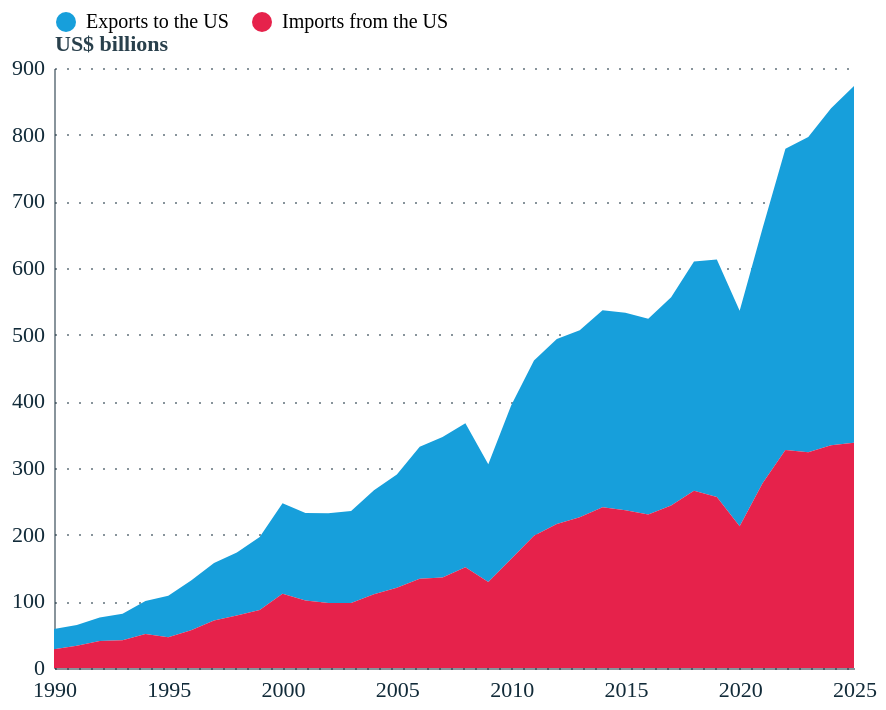

Source (Vega-Lite JSON):
### Vega-Lite specification from a JSON file in a GitHub repository (floating-point values rounded to 4 significant figures)
{"config": {"font": "Circular Std", "mark": {"line": {"interpolate": "linear"}}, "view": {"stroke": "transparent", "width": 400, "height": 300}, "range": {"category": ["#179fdb", "#e6224b", "#f4c245", "#122b39", "#eb5c2e", "#36b7b4"], "diverging": ["#E6224B", "#E54753", "#C9C9C9", "#179FDB", "#122B39"], "heatmap": ["#C9C9C9", "#179FDB", "#0063AF", "#122B39"], "ordinal": ["#00A767", "#36B7B4", "#179FDB", "#0063AF", "#243B5A"]}, "axisX": {"labelColor": "#122b39", "tickColor": "#122b39", "domainColor": "#122b39", "domainOpacity": 0.5, "gridOpacity": 0, "labelAngle": 0, "labelAlign": "center", "labelFontSize": 11, "labelPadding": 5, "tickCount": 10, "tickSize": 0, "title": ""}, "axisY": {"labelColor": "#122b39", "tickColor": "#122b39", "domainColor": "#122b39", "gridColor": "#122b39", "gridDash": [1, 5], "gridOpacity": 0.5, "labelPadding": 5, "labelFontSize": 11, "domainOpacity": 0.5, "tickSize": 0, "title": null, "titleAlign": "left", "titleAngle": 0, "titleBaseline": "bottom", "titleColor": "#122b39", "titleOpacity": 0.9, "titleX": 0, "titleY": -7}}, "data": {"name": "data-109acbc832b9fdd0bde49388858b55d5"}, "mark": {"type": "area"}, "encoding": {"color": {"field": "Series", "legend": {"orient": "top", "title": null}, "scale": {"domain": ["Exports to the US", "Imports from the US"], "range": ["#179fdb", "#e6224b"]}, "type": "nominal"}, "order": {"field": "Series", "sort": "descending", "type": "nominal"}, "x": {"axis": {}, "field": "Date", "type": "temporal"}, "y": {"axis": {"format": ".0f", "title": "US$ billions"}, "field": "Value", "stack": true, "type": "quantitative"}}, "$schema": "https://vega.github.io/schema/vega-lite/v6.1.0.json", "datasets": {"data-109acbc832b9fdd0bde49388858b55d5": [{"year": 1990, "Series": "Exports to the US", "Value": 30.16, "Date": "1990-01-01T00:00:00"}, {"year": 1991, "Series": "Exports to the US", "Value": 31.13, "Date": "1991-01-01T00:00:00"}, {"year": 1992, "Series": "Exports to the US", "Value": 35.21, "Date": "1992-01-01T00:00:00"}, {"year": 1993, "Series": "Exports to the US", "Value": 39.92, "Date": "1993-01-01T00:00:00"}, {"year": 1994, "Series": "Exports to the US", "Value": 49.49, "Date": "1994-01-01T00:00:00"}, {"year": 1995, "Series": "Exports to the US", "Value": 62.1, "Date": "1995-01-01T00:00:00"}, {"year": 1996, "Series": "Exports to the US", "Value": 74.3, "Date": "1996-01-01T00:00:00"}, {"year": 1997, "Series": "Exports to the US", "Value": 85.94, "Date": "1997-01-01T00:00:00"}, {"year": 1998, "Series": "Exports to the US", "Value": 94.63, "Date": "1998-01-01T00:00:00"}, {"year": 1999, "Series": "Exports to the US", "Value": 109.7, "Date": "1999-01-01T00:00:00"}, {"year": 2000, "Series": "Exports to the US", "Value": 135.9, "Date": "2000-01-01T00:00:00"}, {"year": 2001, "Series": "Exports to the US", "Value": 131.3, "Date": "2001-01-01T00:00:00"}, {"year": 2002, "Series": "Exports to the US", "Value": 134.6, "Date": "2002-01-01T00:00:00"}, {"year": 2003, "Series": "Exports to the US", "Value": 138.1, "Date": "2003-01-01T00:00:00"}, {"year": 2004, "Series": "Exports to the US", "Value": 155.9, "Date": "2004-01-01T00:00:00"}, {"year": 2005, "Series": "Exports to the US", "Value": 170.1, "Date": "2005-01-01T00:00:00"}, {"year": 2006, "Series": "Exports to the US", "Value": 198.3, "Date": "2006-01-01T00:00:00"}, {"year": 2007, "Series": "Exports to the US", "Value": 210.7, "Date": "2007-01-01T00:00:00"}, {"year": 2008, "Series": "Exports to the US", "Value": 215.9, "Date": "2008-01-01T00:00:00"}, {"year": 2009, "Series": "Exports to the US", "Value": 176.7, "Date": "2009-01-01T00:00:00"}, {"year": 2010, "Series": "Exports to the US", "Value": 230.0, "Date": "2010-01-01T00:00:00"}, {"year": 2011, "Series": "Exports to the US", "Value": 262.9, "Date": "2011-01-01T00:00:00"}, {"year": 2012, "Series": "Exports to the US", "Value": 277.6, "Date": "2012-01-01T00:00:00"}, {"year": 2013, "Series": "Exports to the US", "Value": 280.6, "Date": "2013-01-01T00:00:00"}, {"year": 2014, "Series": "Exports to the US", "Value": 295.7, "Date": "2014-01-01T00:00:00"}, {"year": 2015, "Series": "Exports to the US", "Value": 296.4, "Date": "2015-01-01T00:00:00"}, {"year": 2016, "Series": "Exports to the US", "Value": 293.5, "Date": "2016-01-01T00:00:00"}, {"year": 2017, "Series": "Exports to the US", "Value": 312.7, "Date": "2017-01-01T00:00:00"}, {"year": 2018, "Series": "Exports to the US", "Value": 343.7, "Date": "2018-01-01T00:00:00"}, {"year": 2019, "Series": "Exports to the US", "Value": 356.1, "Date": "2019-01-01T00:00:00"}, {"year": 2020, "Series": "Exports to the US", "Value": 323.5, "Date": "2020-01-01T00:00:00"}, {"year": 2021, "Series": "Exports to the US", "Value": 382.6, "Date": "2021-01-01T00:00:00"}, {"year": 2022, "Series": "Exports to the US", "Value": 452.0, "Date": "2022-01-01T00:00:00"}, {"year": 2023, "Series": "Exports to the US", "Value": 472.9, "Date": "2023-01-01T00:00:00"}, {"year": 2024, "Series": "Exports to the US", "Value": 505.5, "Date": "2024-01-01T00:00:00"}, {"year": 2025, "Series": "Exports to the US", "Value": 534.9, "Date": "2025-01-01T00:00:00"}, {"year": 1990, "Series": "Imports from the US", "Value": 28.28, "Date": "1990-01-01T00:00:00"}, {"year": 1991, "Series": "Imports from the US", "Value": 33.28, "Date": "1991-01-01T00:00:00"}, {"year": 1992, "Series": "Imports from the US", "Value": 40.59, "Date": "1992-01-01T00:00:00"}, {"year": 1993, "Series": "Imports from the US", "Value": 41.58, "Date": "1993-01-01T00:00:00"}, {"year": 1994, "Series": "Imports from the US", "Value": 50.84, "Date": "1994-01-01T00:00:00"}, {"year": 1995, "Series": "Imports from the US", "Value": 46.29, "Date": "1995-01-01T00:00:00"}, {"year": 1996, "Series": "Imports from the US", "Value": 56.79, "Date": "1996-01-01T00:00:00"}, {"year": 1997, "Series": "Imports from the US", "Value": 71.39, "Date": "1997-01-01T00:00:00"}, {"year": 1998, "Series": "Imports from the US", "Value": 78.77, "Date": "1998-01-01T00:00:00"}, {"year": 1999, "Series": "Imports from the US", "Value": 86.91, "Date": "1999-01-01T00:00:00"}, {"year": 2000, "Series": "Imports from the US", "Value": 111.3, "Date": "2000-01-01T00:00:00"}, {"year": 2001, "Series": "Imports from the US", "Value": 101.3, "Date": "2001-01-01T00:00:00"}, {"year": 2002, "Series": "Imports from the US", "Value": 97.47, "Date": "2002-01-01T00:00:00"}, {"year": 2003, "Series": "Imports from the US", "Value": 97.41, "Date": "2003-01-01T00:00:00"}, {"year": 2004, "Series": "Imports from the US", "Value": 110.7, "Date": "2004-01-01T00:00:00"}, {"year": 2005, "Series": "Imports from the US", "Value": 120.2, "Date": "2005-01-01T00:00:00"}, {"year": 2006, "Series": "Imports from the US", "Value": 133.7, "Date": "2006-01-01T00:00:00"}, {"year": 2007, "Series": "Imports from the US", "Value": 135.9, "Date": "2007-01-01T00:00:00"}, {"year": 2008, "Series": "Imports from the US", "Value": 151.2, "Date": "2008-01-01T00:00:00"}, {"year": 2009, "Series": "Imports from the US", "Value": 128.9, "Date": "2009-01-01T00:00:00"}, {"year": 2010, "Series": "Imports from the US", "Value": 163.7, "Date": "2010-01-01T00:00:00"}, {"year": 2011, "Series": "Imports from the US", "Value": 198.3, "Date": "2011-01-01T00:00:00"}, {"year": 2012, "Series": "Imports from the US", "Value": 215.9, "Date": "2012-01-01T00:00:00"}, {"year": 2013, "Series": "Imports from the US", "Value": 226.0, "Date": "2013-01-01T00:00:00"}, {"year": 2014, "Series": "Imports from the US", "Value": 241.0, "Date": "2014-01-01T00:00:00"}, {"year": 2015, "Series": "Imports from the US", "Value": 236.5, "Date": "2015-01-01T00:00:00"}, {"year": 2016, "Series": "Imports from the US", "Value": 230.2, "Date": "2016-01-01T00:00:00"}, {"year": 2017, "Series": "Imports from the US", "Value": 243.6, "Date": "2017-01-01T00:00:00"}, {"year": 2018, "Series": "Imports from the US", "Value": 266.0, "Date": "2018-01-01T00:00:00"}, {"year": 2019, "Series": "Imports from the US", "Value": 256.7, "Date": "2019-01-01T00:00:00"}, {"year": 2020, "Series": "Imports from the US", "Value": 212.5, "Date": "2020-01-01T00:00:00"}, {"year": 2021, "Series": "Imports from the US", "Value": 277.2, "Date": "2021-01-01T00:00:00"}, {"year": 2022, "Series": "Imports from the US", "Value": 327.0, "Date": "2022-01-01T00:00:00"}, {"year": 2023, "Series": "Imports from the US", "Value": 323.6, "Date": "2023-01-01T00:00:00"}, {"year": 2024, "Series": "Imports from the US", "Value": 334.0, "Date": "2024-01-01T00:00:00"}, {"year": 2025, "Series": "Imports from the US", "Value": 338.0, "Date": "2025-01-01T00:00:00"}]}}
